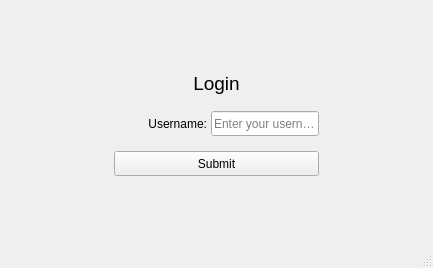
<?xml version="1.0" encoding="UTF-8"?>
<ui version="4.0">
 <class>MainWindow</class>
 <widget class="QMainWindow" name="MainWindow">
  <property name="geometry">
   <rect>
    <x>0</x>
    <y>0</y>
    <width>433</width>
    <height>268</height>
   </rect>
  </property>
  <property name="sizePolicy">
   <sizepolicy hsizetype="Expanding" vsizetype="Expanding">
    <horstretch>0</horstretch>
    <verstretch>0</verstretch>
   </sizepolicy>
  </property>
  <property name="windowTitle">
   <string>Anime Watchlist Management System (AWMS)</string>
  </property>
  <property name="layoutDirection">
   <enum>Qt::LeftToRight</enum>
  </property>
  <widget class="QWidget" name="centralwidget">
   <layout class="QGridLayout" name="gridLayout">
    <item row="0" column="0">
     <widget class="QStackedWidget" name="stackedWidget">
      <property name="sizePolicy">
       <sizepolicy hsizetype="Expanding" vsizetype="Expanding">
        <horstretch>0</horstretch>
        <verstretch>0</verstretch>
       </sizepolicy>
      </property>
      <property name="currentIndex">
       <number>0</number>
      </property>
      <widget class="QWidget" name="login_page">
       <layout class="QGridLayout" name="gridLayout_3">
        <property name="horizontalSpacing">
         <number>4</number>
        </property>
        <property name="verticalSpacing">
         <number>15</number>
        </property>
        <item row="3" column="0">
         <spacer name="horizontalSpacer">
          <property name="orientation">
           <enum>Qt::Horizontal</enum>
          </property>
          <property name="sizeHint" stdset="0">
           <size>
            <width>96</width>
            <height>20</height>
           </size>
          </property>
         </spacer>
        </item>
        <item row="3" column="3">
         <spacer name="horizontalSpacer_2">
          <property name="orientation">
           <enum>Qt::Horizontal</enum>
          </property>
          <property name="sizeHint" stdset="0">
           <size>
            <width>96</width>
            <height>20</height>
           </size>
          </property>
         </spacer>
        </item>
        <item row="5" column="2">
         <spacer name="verticalSpacer">
          <property name="orientation">
           <enum>Qt::Vertical</enum>
          </property>
          <property name="sizeHint" stdset="0">
           <size>
            <width>20</width>
            <height>40</height>
           </size>
          </property>
         </spacer>
        </item>
        <item row="1" column="1" colspan="2">
         <widget class="QLabel" name="label">
          <property name="sizePolicy">
           <sizepolicy hsizetype="Expanding" vsizetype="Expanding">
            <horstretch>0</horstretch>
            <verstretch>0</verstretch>
           </sizepolicy>
          </property>
          <property name="maximumSize">
           <size>
            <width>16777215</width>
            <height>25</height>
           </size>
          </property>
          <property name="font">
           <font>
            <pointsize>14</pointsize>
           </font>
          </property>
          <property name="text">
           <string>Login</string>
          </property>
          <property name="alignment">
           <set>Qt::AlignCenter</set>
          </property>
         </widget>
        </item>
        <item row="0" column="2">
         <spacer name="verticalSpacer_2">
          <property name="orientation">
           <enum>Qt::Vertical</enum>
          </property>
          <property name="sizeHint" stdset="0">
           <size>
            <width>20</width>
            <height>39</height>
           </size>
          </property>
         </spacer>
        </item>
        <item row="4" column="1" colspan="2">
         <widget class="QPushButton" name="login_button">
          <property name="sizePolicy">
           <sizepolicy hsizetype="Expanding" vsizetype="Expanding">
            <horstretch>0</horstretch>
            <verstretch>0</verstretch>
           </sizepolicy>
          </property>
          <property name="maximumSize">
           <size>
            <width>16777215</width>
            <height>25</height>
           </size>
          </property>
          <property name="text">
           <string>Submit</string>
          </property>
         </widget>
        </item>
        <item row="3" column="2">
         <widget class="QLineEdit" name="user_entry">
          <property name="sizePolicy">
           <sizepolicy hsizetype="Expanding" vsizetype="Expanding">
            <horstretch>0</horstretch>
            <verstretch>0</verstretch>
           </sizepolicy>
          </property>
          <property name="maximumSize">
           <size>
            <width>16777215</width>
            <height>25</height>
           </size>
          </property>
          <property name="placeholderText">
           <string>Enter your username</string>
          </property>
         </widget>
        </item>
        <item row="3" column="1">
         <widget class="QLabel" name="label_2">
          <property name="sizePolicy">
           <sizepolicy hsizetype="Expanding" vsizetype="Expanding">
            <horstretch>0</horstretch>
            <verstretch>0</verstretch>
           </sizepolicy>
          </property>
          <property name="maximumSize">
           <size>
            <width>16777215</width>
            <height>25</height>
           </size>
          </property>
          <property name="text">
           <string>Username:</string>
          </property>
          <property name="alignment">
           <set>Qt::AlignRight|Qt::AlignTrailing|Qt::AlignVCenter</set>
          </property>
         </widget>
        </item>
       </layout>
      </widget>
      <widget class="QWidget" name="search_page">
       <layout class="QGridLayout" name="gridLayout_4">
        <item row="0" column="0">
         <widget class="QScrollArea" name="scrollArea">
          <property name="verticalScrollBarPolicy">
           <enum>Qt::ScrollBarAlwaysOn</enum>
          </property>
          <property name="horizontalScrollBarPolicy">
           <enum>Qt::ScrollBarAlwaysOff</enum>
          </property>
          <property name="widgetResizable">
           <bool>true</bool>
          </property>
          <widget class="QWidget" name="scrollAreaWidgetContents">
           <property name="geometry">
            <rect>
             <x>0</x>
             <y>0</y>
             <width>394</width>
             <height>206</height>
            </rect>
           </property>
           <layout class="QGridLayout" name="gridLayout_5">
            <item row="2" column="0">
             <widget class="QPushButton" name="profile_button">
              <property name="sizePolicy">
               <sizepolicy hsizetype="Fixed" vsizetype="Fixed">
                <horstretch>0</horstretch>
                <verstretch>0</verstretch>
               </sizepolicy>
              </property>
              <property name="text">
               <string>Profile</string>
              </property>
             </widget>
            </item>
            <item row="3" column="0">
             <widget class="QPushButton" name="filter_button">
              <property name="sizePolicy">
               <sizepolicy hsizetype="Fixed" vsizetype="Fixed">
                <horstretch>0</horstretch>
                <verstretch>0</verstretch>
               </sizepolicy>
              </property>
              <property name="text">
               <string>Search</string>
              </property>
             </widget>
            </item>
           </layout>
          </widget>
         </widget>
        </item>
       </layout>
      </widget>
      <widget class="QWidget" name="anime_page">
       <layout class="QGridLayout" name="gridLayout_6">
        <item row="0" column="0">
         <widget class="QScrollArea" name="scrollArea_2">
          <property name="verticalScrollBarPolicy">
           <enum>Qt::ScrollBarAlwaysOn</enum>
          </property>
          <property name="horizontalScrollBarPolicy">
           <enum>Qt::ScrollBarAlwaysOff</enum>
          </property>
          <property name="widgetResizable">
           <bool>true</bool>
          </property>
          <widget class="QWidget" name="scrollAreaWidgetContents_2">
           <property name="geometry">
            <rect>
             <x>0</x>
             <y>0</y>
             <width>394</width>
             <height>206</height>
            </rect>
           </property>
           <layout class="QGridLayout" name="gridLayout_7">
            <item row="0" column="0">
             <widget class="QPushButton" name="profile_button_2">
              <property name="sizePolicy">
               <sizepolicy hsizetype="Fixed" vsizetype="Fixed">
                <horstretch>0</horstretch>
                <verstretch>0</verstretch>
               </sizepolicy>
              </property>
              <property name="text">
               <string>Profile</string>
              </property>
             </widget>
            </item>
            <item row="0" column="1">
             <widget class="QPushButton" name="search_button">
              <property name="sizePolicy">
               <sizepolicy hsizetype="Fixed" vsizetype="Fixed">
                <horstretch>0</horstretch>
                <verstretch>0</verstretch>
               </sizepolicy>
              </property>
              <property name="text">
               <string>Search page</string>
              </property>
             </widget>
            </item>
           </layout>
          </widget>
         </widget>
        </item>
       </layout>
      </widget>
      <widget class="QWidget" name="profile_page">
       <layout class="QGridLayout" name="gridLayout_8">
        <item row="0" column="0">
         <widget class="QPushButton" name="search_button_2">
          <property name="sizePolicy">
           <sizepolicy hsizetype="Fixed" vsizetype="Fixed">
            <horstretch>0</horstretch>
            <verstretch>0</verstretch>
           </sizepolicy>
          </property>
          <property name="text">
           <string>Search Page</string>
          </property>
         </widget>
        </item>
        <item row="0" column="1">
         <widget class="QPushButton" name="list_button">
          <property name="sizePolicy">
           <sizepolicy hsizetype="Fixed" vsizetype="Fixed">
            <horstretch>0</horstretch>
            <verstretch>0</verstretch>
           </sizepolicy>
          </property>
          <property name="text">
           <string>Anime List</string>
          </property>
         </widget>
        </item>
       </layout>
      </widget>
      <widget class="QWidget" name="list_page">
       <layout class="QGridLayout" name="gridLayout_9">
        <item row="0" column="0">
         <widget class="QScrollArea" name="scrollArea_3">
          <property name="verticalScrollBarPolicy">
           <enum>Qt::ScrollBarAlwaysOn</enum>
          </property>
          <property name="horizontalScrollBarPolicy">
           <enum>Qt::ScrollBarAlwaysOff</enum>
          </property>
          <property name="widgetResizable">
           <bool>true</bool>
          </property>
          <widget class="QWidget" name="scrollAreaWidgetContents_3">
           <property name="geometry">
            <rect>
             <x>0</x>
             <y>0</y>
             <width>394</width>
             <height>206</height>
            </rect>
           </property>
           <layout class="QGridLayout" name="gridLayout_10">
            <item row="0" column="0">
             <widget class="QPushButton" name="profile_button_3">
              <property name="sizePolicy">
               <sizepolicy hsizetype="Fixed" vsizetype="Fixed">
                <horstretch>0</horstretch>
                <verstretch>0</verstretch>
               </sizepolicy>
              </property>
              <property name="text">
               <string>Profile</string>
              </property>
             </widget>
            </item>
            <item row="0" column="1">
             <widget class="QPushButton" name="search_button_3">
              <property name="sizePolicy">
               <sizepolicy hsizetype="Fixed" vsizetype="Fixed">
                <horstretch>0</horstretch>
                <verstretch>0</verstretch>
               </sizepolicy>
              </property>
              <property name="text">
               <string>Search page</string>
              </property>
             </widget>
            </item>
           </layout>
          </widget>
         </widget>
        </item>
       </layout>
      </widget>
     </widget>
    </item>
   </layout>
  </widget>
  <widget class="QMenuBar" name="menubar">
   <property name="geometry">
    <rect>
     <x>0</x>
     <y>0</y>
     <width>433</width>
     <height>18</height>
    </rect>
   </property>
  </widget>
  <widget class="QStatusBar" name="statusbar"/>
 </widget>
 <resources/>
 <connections/>
</ui>
